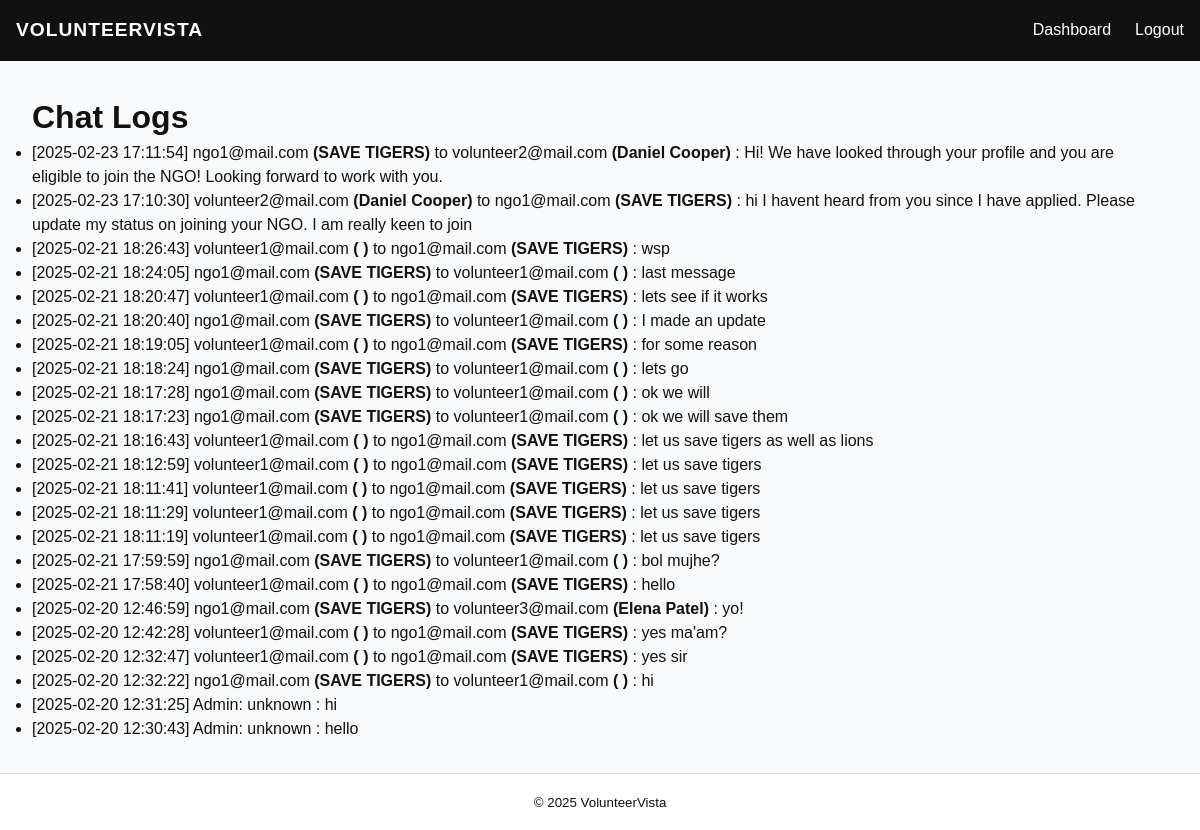
The app's page /admin/chat_logs (signed in) with its own data.
### app.py (models this page shows)
class Message(db.Model):
    id = db.Column(db.Integer, primary_key=True)
    conversation_id = db.Column(db.Integer, db.ForeignKey('conversation.id'))
    sender_type = db.Column(db.String(10))  # "ngo" or "volunteer"
    content = db.Column(db.Text)
    timestamp = db.Column(db.DateTime, default=datetime.utcnow)

class Conversation(db.Model):
    id = db.Column(db.Integer, primary_key=True)
    ngo_email = db.Column(db.String(120), db.ForeignKey('ngos.email'))
    volunteer_email = db.Column(db.String(120), db.ForeignKey('volunteers.email'))
    messages = db.relationship('Message', backref='conversation', lazy=True)
    ngo = db.relationship('NGO', foreign_keys=[ngo_email])
    volunteer = db.relationship('Volunteer', foreign_keys=[volunteer_email])
    messages = db.relationship('Message', backref='conversation', lazy=True)

class NGO(db.Model):
    __tablename__ = 'ngos'
    email = db.Column(db.String(120), primary_key=True)
    password = db.Column(db.String(120), nullable=False)
    ngo_name = db.Column(db.String(120), nullable=False)
    ngo_summary = db.Column(db.Text, nullable=False)
    logo_filename = db.Column(db.String(200), nullable=False, default='images/image_spare.png')

class Volunteer(db.Model):
    __tablename__ = 'volunteers'
    email = db.Column(db.String(120), primary_key=True)
    password = db.Column(db.String(120), nullable=False)
    first_name = db.Column(db.String(120), nullable=False)
    last_name = db.Column(db.String(120), nullable=False)
    username = db.Column(db.String(120), nullable=True)
    phone = db.Column(db.String(50), nullable=True)
    state = db.Column(db.String(50), nullable=True)
    city = db.Column(db.String(50), nullable=True)
    address = db.Column(db.String(200), nullable=True)
    age = db.Column(db.Integer, nullable=True)
    volunteer_experience = db.Column(db.Text, nullable=True)
    work_experience = db.Column(db.Text, nullable=True)
    education = db.Column(db.Text, nullable=True)
    skills = db.Column(db.Text, nullable=True)
    areas_of_interest = db.Column(db.Text, nullable=True)
    certifications = db.Column(db.Text, nullable=True)
    availability = db.Column(db.String(50), nullable=True)
    duration = db.Column(db.String(50), nullable=True)
    start_date = db.Column(db.String(50), nullable=True)
    profile_pic = db.Column(db.String(200), nullable=False, default='images/image_spare.png')
    status = db.Column(db.String(20), default='pending')

### app.py (the view)
@app.route('/admin/chat_logs')
def admin_chat_logs():
    if session.get('user_type') != 'admin':
        return redirect(url_for('admin_login'))
    chat_logs = Message.query.order_by(Message.timestamp.desc()).all()
    return render_template('admin_chat_logs.html', chat_logs=chat_logs)

### app.py (called while the page is built)
@app.context_processor
def inject_models():
    return dict(Volunteer=Volunteer)

### templates/admin_chat_logs.html (shortened to what this page needs)
<!DOCTYPE html>
<html lang="en">
<head>
  <link rel="stylesheet" href="{{ url_for('static', filename='css/styles.css') }}">
</head>
<body>
  <nav class="navbar">
    <div class="nav-container">
      <a href="{{ url_for('home') }}" class="nav-brand">VolunteerVista</a>
      <ul class="nav-links">
        <li><a href="{{ url_for('admin_dashboard') }}">Dashboard</a></li>
        <li><a href="{{ url_for('admin_logout') }}">Logout</a></li>
      </ul>
    </div>
  </nav>
  <div class="container" style="padding:2rem;">
    <h1>Chat Logs</h1>
    <ul>
      {% for msg in chat_logs %}
      <li>
        [{{ msg.timestamp.strftime("%Y-%m-%d %H:%M:%S") }}]
        {% if msg.sender_type == 'ngo' %}
          {{ msg.conversation.ngo_email }} <strong>({{ msg.conversation.ngo.ngo_name }})</strong> to {{ msg.conversation.volunteer_email }} <strong>({{ msg.conversation.volunteer.first_name }} {{ msg.conversation.volunteer.last_name }})</strong>
        {% elif msg.sender_type == 'volunteer' %}
          {{ msg.conversation.volunteer_email }} <strong>({{ msg.conversation.volunteer.first_name }} {{ msg.conversation.volunteer.last_name }})</strong> to {{ msg.conversation.ngo_email }} <strong>({{ msg.conversation.ngo.ngo_name }})</strong>
        {% else %}
          Admin: {{ msg.sender_type }}
        {% endif %}
        : {{ msg.content }}
      </li>
      {% endfor %}
    </ul>
  </div>
  <footer class="footer">
    <small>© 2025 VolunteerVista</small>
  </footer>
</body>
</html>

### static/css/styles.css (style rules this page uses)
:root { --primary-color: #00bcd4; --secondary-color: #ff5252; --dark-color: #111111; --light-color: #f8f9fa; --heading-font: 'Montserrat', sans-serif; --body-font: 'Poppins', sans-serif; }
* { margin: 0; padding: 0; box-sizing: border-box; }
body { font-family: var(--body-font); background-color: var(--light-color); color: var(--dark-color); line-height: 1.5; }
.container { max-width: 1200px; margin: 0 auto; padding: 1rem; }
.navbar { background-color: var(--dark-color); padding: 1rem; }
.nav-container { display: flex; justify-content: space-between; align-items: center; max-width: 1200px; margin: 0 auto; }
.nav-brand { color: #fff; font-size: 1.2rem; font-weight: bold; text-decoration: none; text-transform: uppercase; letter-spacing: 1px; font-family: var(--heading-font); }
.nav-links { list-style: none; display: flex; gap: 1.5rem; }
.nav-links a { color: #fff; text-decoration: none; font-weight: 500; transition: color 0.3s ease; }
.footer { background-color: #fff; color: var(--dark-color); text-align: center; padding: 1rem 0; border-top: 1px solid #ddd; }

### records on screen
Message: timestamp "2025-02-23 17:11:54", conversation.ngo_email "ngo1@mail.com", conversation.ngo.ngo_name "SAVE TIGERS", conversation.volunteer_email "volunteer2@mail.com", conversation.volunteer.first_name "Daniel", conversation.volunteer.last_name "Cooper", content "Hi! We have looked through your profile and you are eligible to join the NGO! Looking forward to work with you."
Message: timestamp "2025-02-23 17:10:30", conversation.volunteer_email "volunteer2@mail.com", conversation.volunteer.first_name "Daniel", conversation.volunteer.last_name "Cooper", conversation.ngo_email "ngo1@mail.com", conversation.ngo.ngo_name "SAVE TIGERS", content "hi I havent heard from you since I have applied. Please update my status on joining your NGO. I am really keen to join"
Message: timestamp "2025-02-21 18:26:43", conversation.volunteer_email "volunteer1@mail.com", conversation.ngo_email "ngo1@mail.com", conversation.ngo.ngo_name "SAVE TIGERS", content "wsp"
Message: timestamp "2025-02-21 18:24:05", conversation.ngo_email "ngo1@mail.com", conversation.ngo.ngo_name "SAVE TIGERS", conversation.volunteer_email "volunteer1@mail.com", content "last message"
Message: timestamp "2025-02-21 18:20:47", conversation.volunteer_email "volunteer1@mail.com", conversation.ngo_email "ngo1@mail.com", conversation.ngo.ngo_name "SAVE TIGERS", content "lets see if it works"
Message: timestamp "2025-02-21 18:20:40", conversation.ngo_email "ngo1@mail.com", conversation.ngo.ngo_name "SAVE TIGERS", conversation.volunteer_email "volunteer1@mail.com", content "I made an update"
Message: timestamp "2025-02-21 18:19:05", conversation.volunteer_email "volunteer1@mail.com", conversation.ngo_email "ngo1@mail.com", conversation.ngo.ngo_name "SAVE TIGERS", content "for some reason"
Message: timestamp "2025-02-21 18:18:24", conversation.ngo_email "ngo1@mail.com", conversation.ngo.ngo_name "SAVE TIGERS", conversation.volunteer_email "volunteer1@mail.com", content "lets go"
Message: timestamp "2025-02-21 18:17:28", conversation.ngo_email "ngo1@mail.com", conversation.ngo.ngo_name "SAVE TIGERS", conversation.volunteer_email "volunteer1@mail.com", content "ok we will"
Message: timestamp "2025-02-21 18:17:23", conversation.ngo_email "ngo1@mail.com", conversation.ngo.ngo_name "SAVE TIGERS", conversation.volunteer_email "volunteer1@mail.com", content "ok we will save them"
Message: timestamp "2025-02-21 18:16:43", conversation.volunteer_email "volunteer1@mail.com", conversation.ngo_email "ngo1@mail.com", conversation.ngo.ngo_name "SAVE TIGERS", content "let us save tigers as well as lions"
Message: timestamp "2025-02-21 18:12:59", conversation.volunteer_email "volunteer1@mail.com", conversation.ngo_email "ngo1@mail.com", conversation.ngo.ngo_name "SAVE TIGERS", content "let us save tigers"
Message: timestamp "2025-02-21 18:11:41", conversation.volunteer_email "volunteer1@mail.com", conversation.ngo_email "ngo1@mail.com", conversation.ngo.ngo_name "SAVE TIGERS", content "let us save tigers"
Message: timestamp "2025-02-21 18:11:29", conversation.volunteer_email "volunteer1@mail.com", conversation.ngo_email "ngo1@mail.com", conversation.ngo.ngo_name "SAVE TIGERS", content "let us save tigers"
Message: timestamp "2025-02-21 18:11:19", conversation.volunteer_email "volunteer1@mail.com", conversation.ngo_email "ngo1@mail.com", conversation.ngo.ngo_name "SAVE TIGERS", content "let us save tigers"
Message: timestamp "2025-02-21 17:59:59", conversation.ngo_email "ngo1@mail.com", conversation.ngo.ngo_name "SAVE TIGERS", conversation.volunteer_email "volunteer1@mail.com", content "bol mujhe?"
Message: timestamp "2025-02-21 17:58:40", conversation.volunteer_email "volunteer1@mail.com", conversation.ngo_email "ngo1@mail.com", conversation.ngo.ngo_name "SAVE TIGERS", content "hello"
Message: timestamp "2025-02-20 12:46:59", conversation.ngo_email "ngo1@mail.com", conversation.ngo.ngo_name "SAVE TIGERS", conversation.volunteer_email "volunteer3@mail.com", conversation.volunteer.first_name "Elena", conversation.volunteer.last_name "Patel", content "yo!"
Message: timestamp "2025-02-20 12:42:28", conversation.volunteer_email "volunteer1@mail.com", conversation.ngo_email "ngo1@mail.com", conversation.ngo.ngo_name "SAVE TIGERS", content "yes ma'am?"
Message: timestamp "2025-02-20 12:32:47", conversation.volunteer_email "volunteer1@mail.com", conversation.ngo_email "ngo1@mail.com", conversation.ngo.ngo_name "SAVE TIGERS", content "yes sir"
Message: timestamp "2025-02-20 12:32:22", conversation.ngo_email "ngo1@mail.com", conversation.ngo.ngo_name "SAVE TIGERS", conversation.volunteer_email "volunteer1@mail.com", content "hi"
Message: timestamp "2025-02-20 12:31:25", sender_type "unknown", content "hi"
Message: timestamp "2025-02-20 12:30:43", sender_type "unknown", content "hello"
